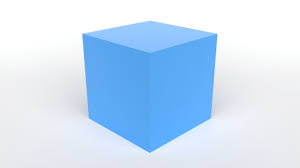
%> input picture HarrisDetector/images/cube.png, 300 x 168 px
$ octave main.m   (GNU Octave 9; MATLAB toolbox functions it lacks are replaced by stand-ins)
%> lines starting %> are read from the running program, lines starting %| are printed output that depends on the picture; in (x1, y1, x2, y2) boxes, pixels count from 0 and x2, y2 are one past the last pixel; in counts of white or black regions, pixels touching at a corner belong together; the program's own positions count from 1
### HarrisDetector/sobel_gradients.m
function [Ix, Iy] = sobel_gradients(I)

    Sx = [-1 0 1; -2 0 2; -1 0 1];
    Sy = [-1 -2 -1; 0 0 0; 1 2 1];

    Ix = conv2(I, Sx, 'same');
    Iy = conv2(I, Sy, 'same');

end

### HarrisDetector/harris_detector.m
function [R, coins] = harris_detector(I, k, sigma, sizeG, seuil, taille)

    [Ix, Iy] = sobel_gradients(I);

    Ix2 = Ix.^2;
    Iy2 = Iy.^2;
    Ixy = Ix .* Iy;

    g = gaussian_kernel(sizeG, sigma);

    Sx2 = conv2(Ix2, g, 'same');
    Sy2 = conv2(Iy2, g, 'same');
    Sxy = conv2(Ixy, g, 'same');

    R = (Sx2 .* Sy2 - Sxy.^2) - k * (Sx2 + Sy2).^2;

    coins = non_max_suppression(R, seuil, taille);

end

### HarrisDetector/non_max_suppression.m
function coins = non_max_suppression(R, seuil, taille)

    coins = zeros(size(R));

    for i = 1+floor(taille/2) : size(R,1)-floor(taille/2)
        for j = 1+floor(taille/2) : size(R,2)-floor(taille/2)

            window = R(i-floor(taille/2):i+floor(taille/2), ...
                       j-floor(taille/2):j+floor(taille/2));

            if R(i,j) == max(window(:)) && R(i,j) > seuil
                coins(i,j) = 1;
            end
        end
    end

end

### HarrisDetector/add_noise.m
function I_noise = add_noise(I, variance)

    noise = sqrt(variance) * randn(size(I));
    I_noise = I + noise;

end

### HarrisDetector/change_brightness.m
function I_bright = change_brightness(I, alpha, beta)

    % alpha = contraste
    % beta = luminosite
    I_bright = alpha * I + beta;

end

### HarrisDetector/gaussian_kernel.m
function g = gaussian_kernel(sizeG, sigma)

    [x,y] = meshgrid(-floor(sizeG/2):floor(sizeG/2), ...
                     -floor(sizeG/2):floor(sizeG/2));

    g = exp(-(x.^2 + y.^2)/(2*sigma^2));
    g = g / sum(g(:));

end

### HarrisDetector/main.m
clear; close all;

I = imread('images/cube.png');
%> I is the input picture: size 168x300x3 uint8; mean R, G, B 202.1, 224, 246.3

if size(I,3)==3
    I = rgb2gray(I);
%> I: size 168x300 uint8
end

I = double(I);
%> I: size 168x300 double

% parametres
k           = 0.05;
sigma       = 1.5;
sizeG       = 7;
taille      = 5;
seuil_ratio = 0.0002;

% image normale
[R, coins] = harris_detector(I, k, sigma, sizeG, seuil_ratio, taille);
%> in harris_detector, `Sxy = conv2(Ixy, g, 'same');`:
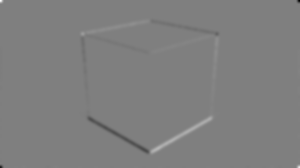
%> Sxy: size 168x300 double; min -42878.7, max 42878.7, mean -3.2; drawn with min black and max white
%> in harris_detector, `R = (Sx2 .* Sy2 - Sxy.^2) - k * (Sx2 + Sy2).^2;`:
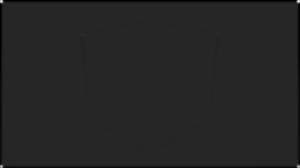
%> R: size 168x300 double; min -3.97e+09, max 2.26e+10, mean -100254344.1; drawn with min black and max white
%> after the loop in non_max_suppression, `for i = 1+floor(taille/2) : size(R,1)-floor(taille/2)`:
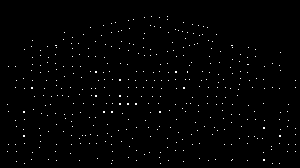
%> coins: size 168x300 double; values 0 (black) and 1 (white), 0.92% white in thin lines or dots, all inside (x1, y1, x2, y2) = (7, 16, 296, 164)

figure
imshow(I,[]); hold on
[y,x] = find(coins);
%> y = 462 values from 17 to 164; x = 462 values from 8 to 296
plot(x,y,'r+')
title('Coins - image normale')
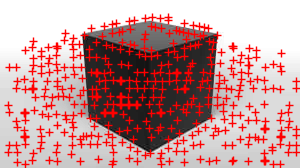
%> figure redrawn from the program's plot data; its title reads 'Coins - image normale'

% image bruitee
I_noise = add_noise(I, 0.02);
[Rn, coins_n] = harris_detector(I_noise, k, sigma, sizeG, seuil_ratio, taille);
%> call 2 of non_max_suppression, with seuil = 0.0002, taille = 5
%> after the loop in non_max_suppression (call 2), `for i = 1+floor(taille/2) : size(R,1)-floor(taille/2)`:
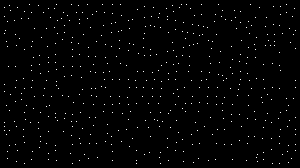
%> coins: size 168x300 double; values 0 (black) and 1 (white), 1.1% white in thin lines or dots

figure
imshow(I_noise,[]); hold on
[y,x] = find(coins_n);
%> y = 554 values from 5 to 164; x = 554 values from 5 to 296
plot(x,y,'g+')
title('Coins - image bruitee')
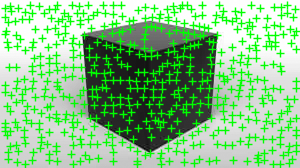
%> figure redrawn from the program's plot data; its title reads 'Coins - image bruitee'

% image eclaircie
I_bright = change_brightness(I, 1, 50);
[Rb, coins_b] = harris_detector(I_bright, k, sigma, sizeG, seuil_ratio, taille);

figure
imshow(I_bright,[]); hold on
[y,x] = find(coins_b);
%> y = 462 values from 17 to 164; x = 462 values from 8 to 296
plot(x,y,'b+')
title('Coins - image eclaircie')
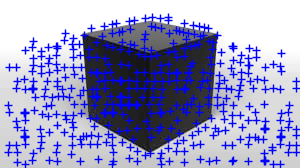
%> figure redrawn from the program's plot data; its title reads 'Coins - image eclaircie'
